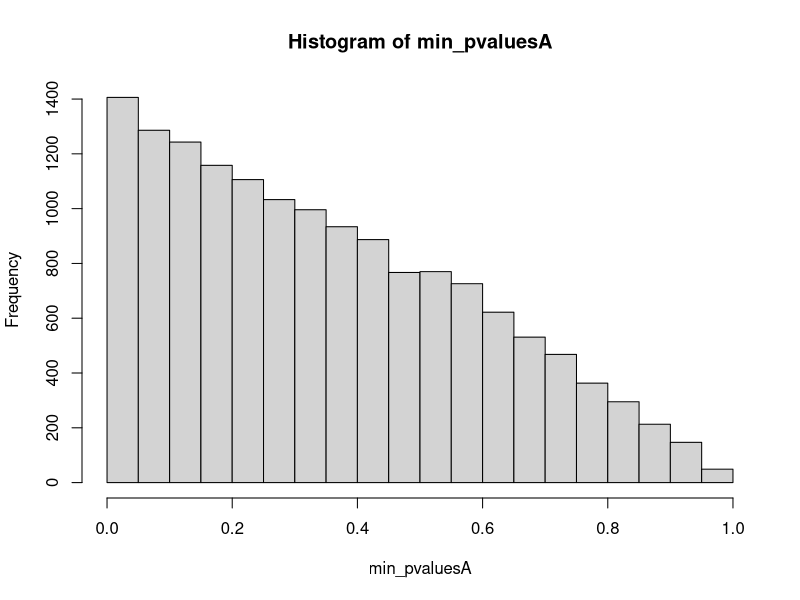
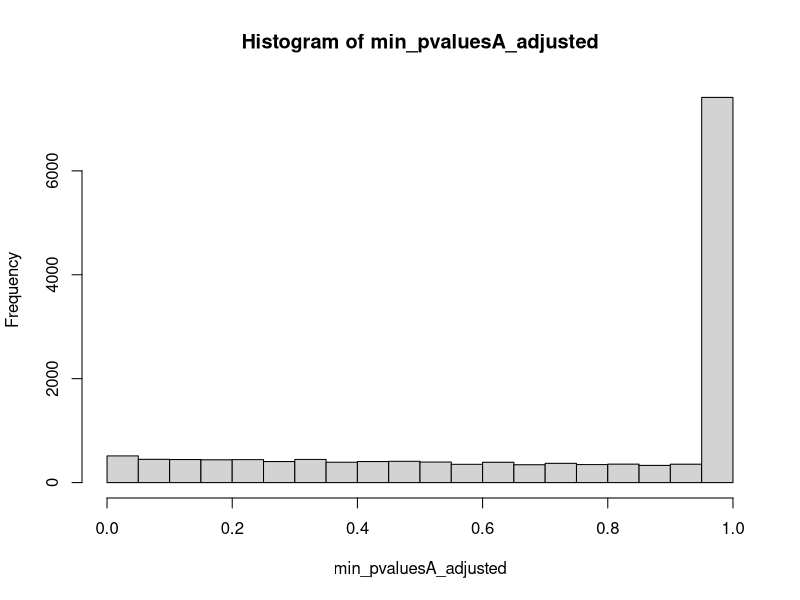
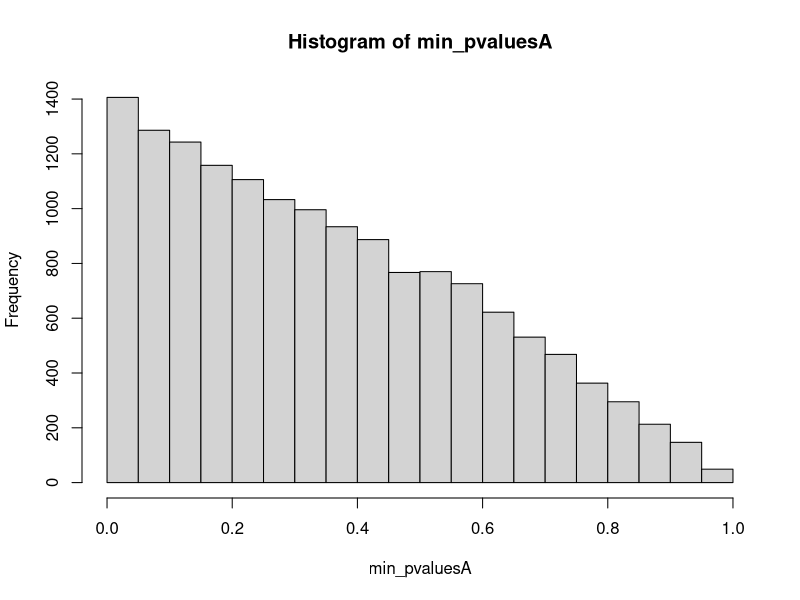
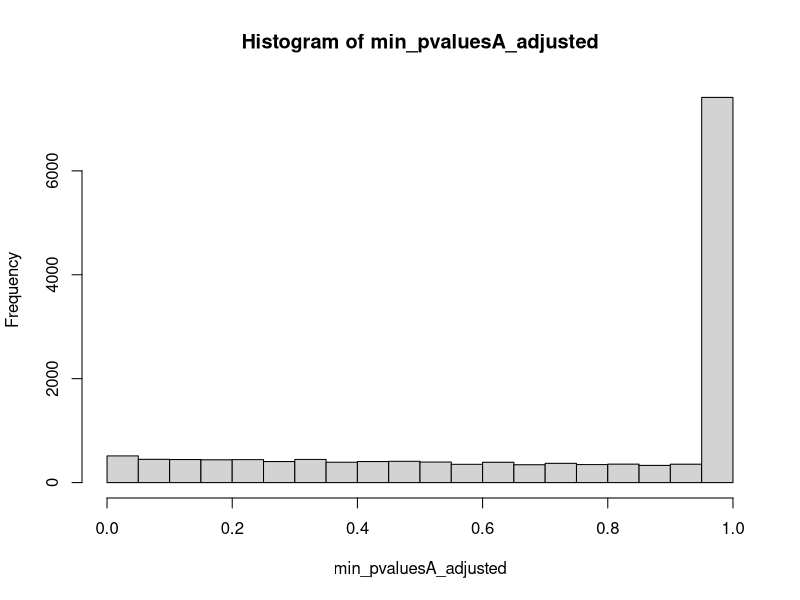

Write R code to recreate these figures, in order. (Note: this script raises an error after producing the figures.)
## ---- chunk 1
knitr::opts_chunk$set(echo = TRUE)
## ---- chunk 2
library(dplyr) # for easy mutate
## ---- chunk 3
library(mvtnorm)
mu0 <- c(0, 0)
Sigma0 <- matrix(c(1, 0.5, 0.5, 1), nrow = 2)

set.seed(105051)
yvalues <- rmvnorm(40, mean = mu0, sigma = Sigma0)
sim1_values <- data.frame(
  condition = rep(c("Low", "High"), each = 20),
  y1 = yvalues[,1],
  y2 = yvalues[,2]
)

## ---- chunk 4
sim1_values <- sim1_values %>% mutate(
   y_avg = (y1+y2)/2
 )

t.test(y1 ~ condition, data = sim1_values)$p.value
t.test(y2 ~ condition, data = sim1_values)$p.value
t.test(y_avg ~ condition, data = sim1_values)$p.value
## ---- chunk 5
pvaluesA <- matrix(0, nrow = 15000, ncol = 3)

set.seed(105051)

for(i in 1:15000){

  yvalues <- rmvnorm(40, mean = mu0, sigma = Sigma0)
  sim1_values <- data.frame(
    condition = rep(c("Low", "High"), each = 20),
    y1 = yvalues[,1],
    y2 = yvalues[,2]
 ) %>% mutate(
   y_avg = (y1+y2)/2
 )
  
  pvaluesA[i, 1] <- t.test(y1 ~ condition, data = sim1_values)$p.value
  pvaluesA[i, 2] <- t.test(y2 ~ condition, data = sim1_values)$p.value
  pvaluesA[i, 3] <- t.test(y_avg ~ condition, data = sim1_values)$p.value
  
}

## ---- chunk 6
min_pvaluesA <- apply(pvaluesA, 1, min)
## ---- chunk 7
hist(min_pvaluesA)
mean(min_pvaluesA <= 0.05) # FPR at alpha = 5%
## ---- chunk 8
pvaluesA_adjusted <- t(apply(pvaluesA, 1, p.adjust, method = "holm"))
# the t is to transpose back to the original 15000 x 3 size
## ---- chunk 9
min_pvaluesA_adjusted <- apply(pvaluesA_adjusted, 1, min)
hist(min_pvaluesA_adjusted)
mean(min_pvaluesA_adjusted <= 0.05) # FPR at alpha = 5%
## ---- chunk 10

## ---- chunk 11

## ---- chunk 12

## ---- chunk 13

## ---- chunk 14

## ---- chunk 15

## ---- chunk 16

## ---- chunk 17

## ---- chunk 18

## ---- chunk 19

## ---- chunk 20

## ---- chunk 21
knitr::opts_chunk$set(echo = TRUE)
## ---- chunk 22
library(dplyr) # for easy mutate
## ---- chunk 23
library(mvtnorm)
mu0 <- c(0, 0)
Sigma0 <- matrix(c(1, 0.5, 0.5, 1), nrow = 2)

set.seed(105051)
yvalues <- rmvnorm(40, mean = mu0, sigma = Sigma0)
sim1_values <- data.frame(
  condition = rep(c("Low", "High"), each = 20),
  y1 = yvalues[,1],
  y2 = yvalues[,2]
)

## ---- chunk 24
sim1_values <- sim1_values %>% mutate(
   y_avg = (y1+y2)/2
 )

t.test(y1 ~ condition, data = sim1_values)$p.value
t.test(y2 ~ condition, data = sim1_values)$p.value
t.test(y_avg ~ condition, data = sim1_values)$p.value
## ---- chunk 25
pvaluesA <- matrix(0, nrow = 15000, ncol = 3)

set.seed(105051)

for(i in 1:15000){

  yvalues <- rmvnorm(40, mean = mu0, sigma = Sigma0)
  sim1_values <- data.frame(
    condition = rep(c("Low", "High"), each = 20),
    y1 = yvalues[,1],
    y2 = yvalues[,2]
 ) %>% mutate(
   y_avg = (y1+y2)/2
 )
  
  pvaluesA[i, 1] <- t.test(y1 ~ condition, data = sim1_values)$p.value
  pvaluesA[i, 2] <- t.test(y2 ~ condition, data = sim1_values)$p.value
  pvaluesA[i, 3] <- t.test(y_avg ~ condition, data = sim1_values)$p.value
  
}

## ---- chunk 26
min_pvaluesA <- apply(pvaluesA, 1, min)
## ---- chunk 27
hist(min_pvaluesA)
mean(min_pvaluesA <= 0.05) # FPR at alpha = 5%
## ---- chunk 28
pvaluesA_adjusted <- t(apply(pvaluesA, 1, p.adjust, method = "holm"))
# the t is to transpose back to the original 15000 x 3 size
## ---- chunk 29
min_pvaluesA_adjusted <- apply(pvaluesA_adjusted, 1, min)
hist(min_pvaluesA_adjusted)
mean(min_pvaluesA_adjusted <= 0.05) # FPR at alpha = 5%
## ---- chunk 30
Y_val <- rnorm(40, mean = 0, sd = 1)
sim1_values <- data.frame(
    condition = rep(c("Low", "High"), each = 20))
pvaluesA[i, 1] <- t.test(Y1 ~ condition, data = sim2_values)$p.value

## ---- chunk 31

## ---- chunk 32

## ---- chunk 33

## ---- chunk 34

## ---- chunk 35

## ---- chunk 36

## ---- chunk 37

## ---- chunk 38

## ---- chunk 39

## ---- chunk 40

